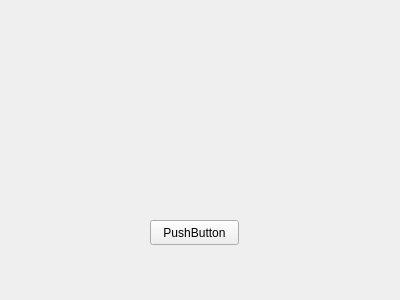
<?xml version="1.0" encoding="UTF-8"?>
<ui version="4.0">
 <class>Widget</class>
 <widget class="QWidget" name="Widget">
  <property name="geometry">
   <rect>
    <x>0</x>
    <y>0</y>
    <width>400</width>
    <height>300</height>
   </rect>
  </property>
  <property name="windowTitle">
   <string>Widget</string>
  </property>
  <widget class="QPushButton" name="pushButton">
   <property name="geometry">
    <rect>
     <x>150</x>
     <y>220</y>
     <width>89</width>
     <height>25</height>
    </rect>
   </property>
   <property name="text">
    <string>PushButton</string>
   </property>
  </widget>
 </widget>
 <layoutdefault spacing="6" margin="11"/>
 <resources/>
 <connections/>
</ui>
